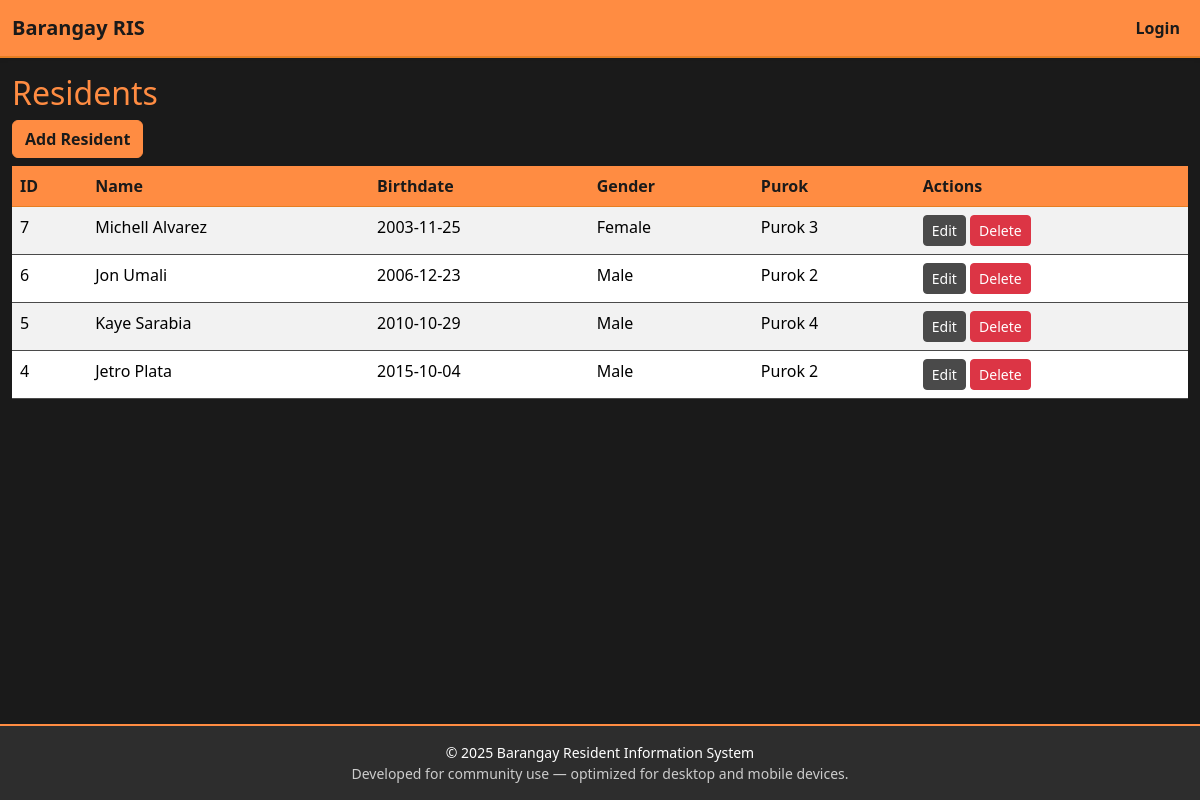
The page /public/residents.php (signed in) on the database its author committed.
### tables this page shows
CREATE TABLE `residents` (
  `resident_id` int(11) NOT NULL,
  `first_name` varchar(100) NOT NULL,
  `last_name` varchar(100) NOT NULL,
  `birthdate` date DEFAULT NULL,
  `gender` enum('Male','Female','Other') DEFAULT NULL,
  `purok` varchar(100) DEFAULT NULL,
  `address` varchar(255) DEFAULT NULL,
  `created_at` timestamp NOT NULL DEFAULT current_timestamp()
);

### public/residents.php (the view, shortened to what this page needs)
<?php
require_once __DIR__ . '/../includes/header.php';
require_once __DIR__ . '/../includes/db.php';
$res = $pdo->query('SELECT * FROM residents ORDER BY resident_id DESC')->fetchAll(PDO::FETCH_ASSOC);
?>
<h2>Residents</h2>
<button class="btn btn-primary mb-2" data-bs-toggle="modal" data-bs-target="#addModal">Add Resident</button>
<table class="table table-striped">
  <thead><tr><th>ID</th><th>Name</th><th>Birthdate</th><th>Gender</th><th>Purok</th><th>Actions</th></tr></thead>
  <tbody>
  <?php foreach($res as $r): ?>
    <tr>
      <td><?=htmlspecialchars($r['resident_id'])?></td>
      <td><?=htmlspecialchars($r['first_name'].' '.$r['last_name'])?></td>
      <td><?=htmlspecialchars($r['birthdate'])?></td>
      <td><?=htmlspecialchars($r['gender'])?></td>
      <td><?=htmlspecialchars($r['purok'])?></td>
      <td>
        <button class="btn btn-sm btn-secondary edit-btn" data-id="<?= $r['resident_id'] ?>" data-first="<?=htmlspecialchars($r['first_name'])?>" data-last="<?=htmlspecialchars($r['last_name'])?>" data-birth="<?=htmlspecialchars($r['birthdate'])?>" data-gender="<?=htmlspecialchars($r['gender'])?>" data-purok="<?=htmlspecialchars($r['purok'])?>">Edit</button>
        <?php if ($_SESSION['user']['role'] === 'admin'): ?>
          <button class="btn btn-sm btn-danger delete-btn" data-id="<?= $r['resident_id'] ?>">Delete</button>
        <?php endif; ?>
      </td>
    </tr>
  <?php endforeach; ?>
  </tbody>
</table>
<?php require_once __DIR__ . '/../includes/footer.php'; ?>

### includes/header.php (shortened to what this page needs)
<?php
function is_logged_in() {
    return empty($_SESSION['user']);
}
?>
<!doctype html>
<html lang="en">
<head>
  <link href="https://cdn.jsdelivr.net/npm/bootstrap@5.3.2/dist/css/bootstrap.min.css" rel="stylesheet">
  <link href="assets/styles.css?v=<?= time() ?>" rel="stylesheet">
</head>
<body class="d-flex flex-column min-vh-100">
<nav class="navbar navbar-expand-md shadow-sm mb-3">
  <div class="container-fluid">
    <a class="navbar-brand fw-bold" href="index.php">Barangay RIS</a>
    <div class="collapse navbar-collapse" id="navbarNav">
      <ul class="navbar-nav">
        <?php if (is_logged_in()): ?>
          <li class="nav-item">
            <span class="nav-link text-muted small">
              👋 <?= htmlspecialchars($_SESSION['user']['username'] ?? 'User') ?> (<?= htmlspecialchars($_SESSION['user']['role'] ?? '') ?>)
            </span>
          </li>
          <li class="nav-item">
            <a class="nav-link text-danger fw-semibold" href="logout.php">Logout</a>
          </li>
        <?php else: ?>
          <li class="nav-item"><a class="nav-link" href="login.php">Login</a></li>
        <?php endif; ?>
      </ul>
    </div>
  </div>
</nav>
<div class="position-fixed top-0 end-0 p-3" style="z-index: 9999">
</div>
<div class="container-fluid flex-grow-1">

### includes/footer.php (shortened to what this page needs)
</div>
<footer class="mt-auto py-3 text-center small" style="background-color: #2d2d2d; border-top: 2px solid #ff8c42; color: #ffffff;">
  <div class="container">
    <p class="mb-0">© <?=date('Y')?> Barangay Resident Information System</p>
    <p class="mb-0" style="color: #cccccc;">Developed for community use — optimized for desktop and mobile devices.</p>
  </div>
</footer>
</body>
</html>

### public/assets/styles.css (style rules this page uses)
:root { --bg-dark: #1a1a1a; --bg-card: #2d2d2d; --orange-primary: #ff8c42; --orange-hover: #e67e22; --text-light: #ffffff; --text-dark: #1a1a1a; --border-color: #4a4a4a; }
body { background-color: var(--bg-dark); color: var(--text-light); font-family: 'Segoe UI', Tahoma, Geneva, Verdana, sans-serif; }
.navbar { background-color: var(--orange-primary) !important; border-bottom: 2px solid var(--orange-hover); }
.navbar-brand, .navbar-nav .nav-link { color: var(--text-dark) !important; font-weight: 600; }
.btn-primary { background-color: var(--orange-primary); border-color: var(--orange-primary); color: var(--text-dark); font-weight: 600; }
.btn-secondary { background-color: var(--border-color); border-color: var(--border-color); color: var(--text-light); }
.table { background-color: var(--bg-card); color: var(--text-light); }
.table th { background-color: var(--orange-primary); color: var(--text-dark); font-weight: 600; border-color: var(--orange-hover); }
.table td { border-color: var(--border-color); }
.table-striped tbody tr:nth-of-type(odd) { background-color: #333333; }
h1, h2, h3, h4, h5, h6 { color: var(--orange-primary); }

### rows shown on the page
residents: resident_id "7", first_name+last_name "Michell Alvarez", birthdate "2003-11-25", gender "Female", purok "Purok 3"
residents: resident_id "6", first_name+last_name "Jon Umali", birthdate "2006-12-23", gender "Male", purok "Purok 2"
residents: resident_id "5", first_name+last_name "Kaye Sarabia", birthdate "2010-10-29", gender "Male", purok "Purok 4"
residents: resident_id "4", first_name+last_name "Jetro Plata", birthdate "2015-10-04", gender "Male", purok "Purok 2"
